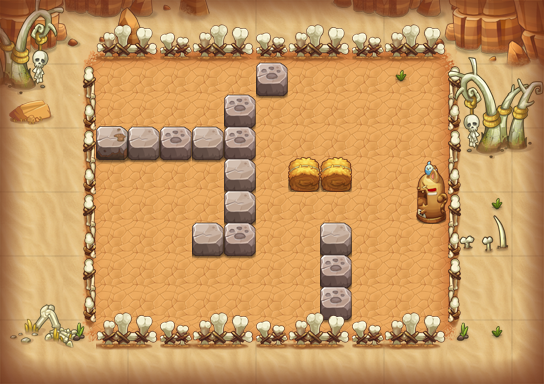

A 2D game scene composited from a Tiled map and its tileset images. What follows is a short description and the map's XML, with each tile layer's data collapsed to a summary:
An orthogonal 17x12 tile map with 32x32 px tiles, 16 tile layers (PASS, 块层 2, 块层 16, 块层 4, ...) and 9 objects (6x TRAP, 2x hyg1, PLAYER).

<map version="1.0" orientation="orthogonal" width="17" height="12" tilewidth="32" tileheight="32">
 <properties>
  <property name="DESTRY1" value="255" />
  <property name="DESTRY2" value="314" />
  <property name="DESTRY3" value="144" />
  <property name="DESTRY4" value="173" />
  <property name="DESTRY_COUNT" value="4" />
  <property name="EXP" value="305" />
  <property name="ITEM" value="D007" />
  <property name="MONEY" value="458" />
 </properties>
 <tileset firstgid="1" name="hmpy" tilewidth="32" tileheight="32">
  <image source="hmpy.png" width="500" height="1024" />
 </tileset>
 <layer name="PASS" width="17" height="12">
  <data>[204 cells, 135 non-empty, 11 distinct tile ids]</data>
 </layer>
 <layer name="块层 2" width="17" height="12">
  <data>[204 cells, 133 non-empty, 27 distinct tile ids]</data>
 </layer>
 <layer name="块层 16" width="17" height="12">
  <data>[204 cells, 24 non-empty, 18 distinct tile ids]</data>
 </layer>
 <layer name="块层 4" width="17" height="12">
  <data>[204 cells, 48 non-empty, 22 distinct tile ids]</data>
 </layer>
 <layer name="块层 3" width="17" height="12">
  <data>[204 cells, 55 non-empty, 10 distinct tile ids]</data>
 </layer>
 <layer name="块层 5" width="17" height="12">
  <data>[204 cells, 35 non-empty, 18 distinct tile ids]</data>
 </layer>
 <layer name="块层 15" width="17" height="12">
  <data>[204 cells, 100 non-empty, 24 distinct tile ids]</data>
 </layer>
 <layer name="SHELTER 9" width="17" height="12">
  <data>[204 cells, 11 non-empty, 3 distinct tile ids]</data>
 </layer>
 <layer name="SHELTER 8" width="17" height="12">
  <data>[204 cells, 1 non-empty, 1 distinct tile ids]</data>
 </layer>
 <layer name="SHELTER 7" width="17" height="12">
  <data>[204 cells, 1 non-empty, 1 distinct tile ids]</data>
 </layer>
 <layer name="SHELTER 6" width="17" height="12">
  <data>[204 cells, 3 non-empty, 3 distinct tile ids]</data>
 </layer>
 <layer name="SHELTER 5" width="17" height="12">
  <data>[204 cells, 2 non-empty, 2 distinct tile ids]</data>
 </layer>
 <layer name="SHELTER 4" width="17" height="12">
  <data>[204 cells, 3 non-empty, 2 distinct tile ids]</data>
 </layer>
 <layer name="SHELTER 3" width="17" height="12">
  <data>[204 cells, 5 non-empty, 3 distinct tile ids]</data>
 </layer>
 <layer name="SHELTER 2" width="17" height="12">
  <data>[204 cells, 1 non-empty, 1 distinct tile ids]</data>
 </layer>
 <layer name="SHELTER 1" width="17" height="12">
  <data>[204 cells, 1 non-empty, 1 distinct tile ids]</data>
 </layer>
 <objectgroup name="对象层 1" width="17" height="12">
  <object name="PLAYER" type="PLAYER" x="96" y="64" width="32" height="32" />
  <object name="fire1" type="TRAP" x="352" y="192" width="96" height="32">
   <properties>
    <property name="trap_id" value="1" />
    <property name="trap_particle" value="trap_fire_left_3.plist" />
    <property name="trap_state" value="open" />
   </properties>
  </object>
  <object name="hyg1" x="352" y="96" width="32" height="32">
   <properties>
    <property name="lua_ai" value="monster_hyg_ai" />
    <property name="quality" value="hyg1.quality" />
   </properties>
  </object>
  <object name="zi_dan_down2" type="TRAP" x="288" y="64" width="32" height="32">
   <properties>
    <property name="trap_ani" value="fire_cat_down.actor" />
    <property name="trap_delay" value="2" />
    <property name="trap_id" value="0" />
    <property name="trap_script" value="trap(&quot;zi_dan_down2&quot;):setAtkPower(target(&quot;PLAYER&quot;):getHP()*0.1);trap(&quot;zi_dan_down2&quot;):turnDown(); trap(&quot;zi_dan_down2&quot;):getAI():getActions():addObject( AIUseSkill:create(   SkillLua:create(&quot;skill_0001&quot;)  )  );" />
    <property name="trap_start_mode" value="2" />
    <property name="trap_state" value="open" />
   </properties>
  </object>
  <object name="zi_dan_right1" type="TRAP" x="96" y="256" width="32" height="32">
   <properties>
    <property name="trap_ani" value="fire_cat_right.actor" />
    <property name="trap_delay" value="2" />
    <property name="trap_id" value="0" />
    <property name="trap_script" value="trap(&quot;zi_dan_right1&quot;):setAtkPower(target(&quot;PLAYER&quot;):getHP()*0.1);trap(&quot;zi_dan_right1&quot;):turnRight(); trap(&quot;zi_dan_right1&quot;):getAI():getActions():addObject( AIUseSkill:create(   SkillLua:create(&quot;skill_0001&quot;)  )  );" />
    <property name="trap_start_mode" value="2" />
    <property name="trap_state" value="open" />
   </properties>
  </object>
  <object name="mp1" type="TRAP" x="192" y="64" width="32" height="32">
   <properties>
    <property name="trap_ani" value="mp.actor" />
    <property name="trap_floor" value="true" />
    <property name="trap_id" value="0" />
    <property name="trap_script" value="trap_moveto(&quot;PLAYER&quot;, &quot;mp1&quot;,target(&quot;mp2&quot;):getX(),target(&quot;mp2&quot;):getY() );" />
    <property name="trap_sound_id" value="1" />
    <property name="trap_start_mode" value="0" />
    <property name="trap_state" value="open" />
   </properties>
  </object>
  <object name="mp2" type="TRAP" x="96" y="160" width="32" height="32">
   <properties>
    <property name="trap_ani" value="mp.actor" />
    <property name="trap_floor" value="true" />
    <property name="trap_id" value="0" />
    <property name="trap_script" value="trap_moveto(&quot;PLAYER&quot;, &quot;mp2&quot;,target(&quot;mp1&quot;):getX(),target(&quot;mp1&quot;):getY() );" />
    <property name="trap_sound_id" value="1" />
    <property name="trap_start_mode" value="0" />
    <property name="trap_state" value="open" />
   </properties>
  </object>
  <object name="fire_control1" type="TRAP" x="224" y="64" width="32" height="32">
   <properties>
    <property name="trap_ani" value="switch.actor" />
    <property name="trap_floor" value="true" />
    <property name="trap_id" value="0" />
    <property name="trap_script" value="trap(&quot;fire_control1&quot;):setOpened( false ); trap(&quot;fire1&quot;):setVisit( false );" />
    <property name="trap_sound_id" value="2" />
    <property name="trap_start_mode" value="0" />
    <property name="trap_state" value="open" />
   </properties>
  </object>
  <object name="hyg1" x="384" y="256" width="32" height="32">
   <properties>
    <property name="lua_ai" value="monster_hyg_ai" />
    <property name="quality" value="hyg1.quality" />
   </properties>
  </object>
 </objectgroup>
</map>
